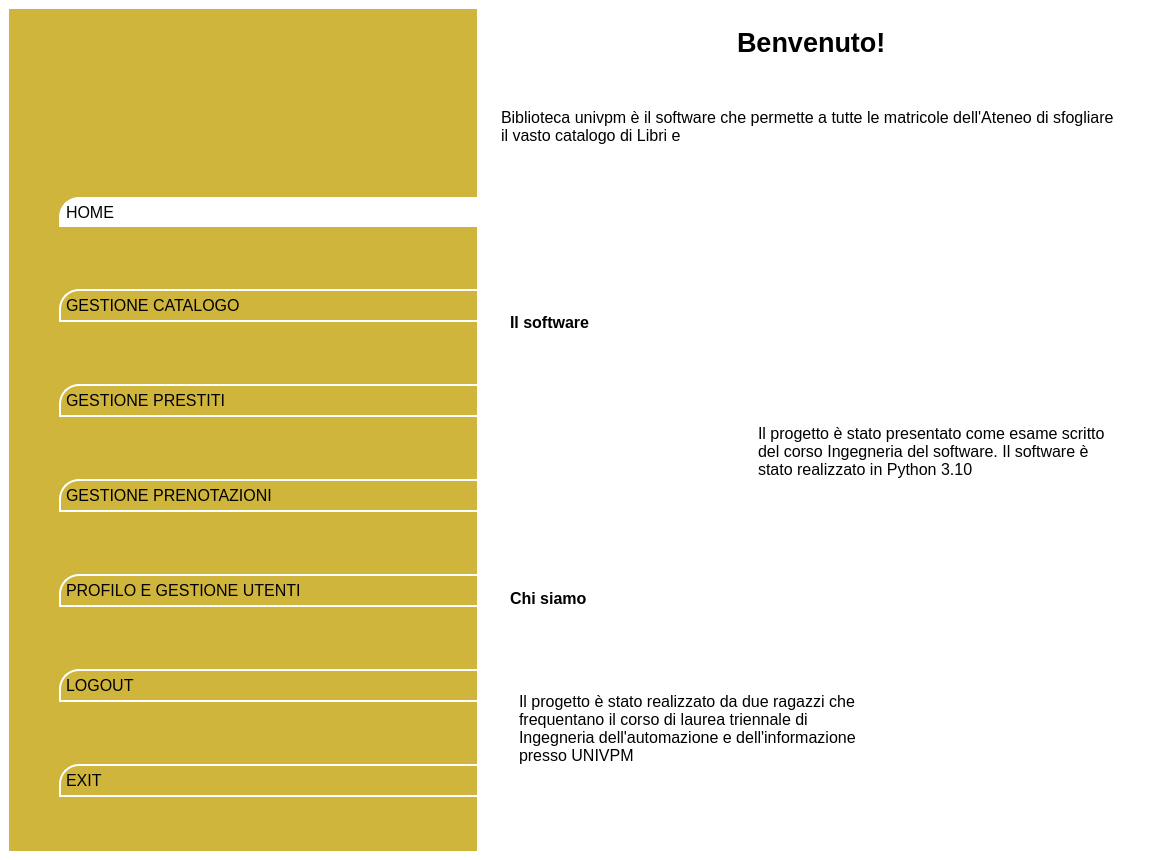
<?xml version="1.0" encoding="UTF-8"?>
<ui version="4.0">
 <class>MainWindow</class>
 <widget class="QMainWindow" name="MainWindow">
  <property name="geometry">
   <rect>
    <x>0</x>
    <y>0</y>
    <width>1150</width>
    <height>860</height>
   </rect>
  </property>
  <property name="maximumSize">
   <size>
    <width>1150</width>
    <height>860</height>
   </size>
  </property>
  <property name="windowTitle">
   <string>Biblioteca</string>
  </property>
  <property name="styleSheet">
   <string notr="true">background-color: rgb(255, 255, 255);</string>
  </property>
  <widget class="QWidget" name="centralwidget">
   <property name="styleSheet">
    <string notr="true">background-color: rgb(255, 255, 255);</string>
   </property>
   <layout class="QHBoxLayout" name="horizontalLayout">
    <item>
     <widget class="QWidget" name="leftMenu" native="true">
      <property name="sizePolicy">
       <sizepolicy hsizetype="Preferred" vsizetype="Preferred">
        <horstretch>0</horstretch>
        <verstretch>0</verstretch>
       </sizepolicy>
      </property>
      <property name="styleSheet">
       <string notr="true">background-color: rgb(207, 181, 59);
border: None</string>
      </property>
      <layout class="QVBoxLayout" name="verticalLayout_2">
       <property name="spacing">
        <number>0</number>
       </property>
       <property name="leftMargin">
        <number>50</number>
       </property>
       <property name="topMargin">
        <number>0</number>
       </property>
       <property name="rightMargin">
        <number>0</number>
       </property>
       <property name="bottomMargin">
        <number>0</number>
       </property>
       <item>
        <widget class="QFrame" name="frame_4">
         <property name="styleSheet">
          <string notr="true"/>
         </property>
         <property name="frameShape">
          <enum>QFrame::StyledPanel</enum>
         </property>
         <property name="frameShadow">
          <enum>QFrame::Raised</enum>
         </property>
         <layout class="QVBoxLayout" name="verticalLayout_4">
          <property name="leftMargin">
           <number>0</number>
          </property>
          <property name="topMargin">
           <number>0</number>
          </property>
          <property name="rightMargin">
           <number>0</number>
          </property>
          <property name="bottomMargin">
           <number>0</number>
          </property>
          <item>
           <widget class="QFrame" name="frame_5">
            <property name="sizePolicy">
             <sizepolicy hsizetype="Preferred" vsizetype="Fixed">
              <horstretch>0</horstretch>
              <verstretch>0</verstretch>
             </sizepolicy>
            </property>
            <property name="frameShape">
             <enum>QFrame::StyledPanel</enum>
            </property>
            <property name="frameShadow">
             <enum>QFrame::Raised</enum>
            </property>
            <layout class="QHBoxLayout" name="horizontalLayout_9">
             <item alignment="Qt::AlignTop">
              <widget class="QLabel" name="label_2">
               <property name="minimumSize">
                <size>
                 <width>400</width>
                 <height>112</height>
                </size>
               </property>
               <property name="maximumSize">
                <size>
                 <width>400</width>
                 <height>112</height>
                </size>
               </property>
               <property name="text">
                <string/>
               </property>
               <property name="pixmap">
                <pixmap>../Resources/logo biblioteca.png</pixmap>
               </property>
               <property name="scaledContents">
                <bool>true</bool>
               </property>
              </widget>
             </item>
            </layout>
           </widget>
          </item>
          <item>
           <widget class="QFrame" name="frame_6">
            <property name="sizePolicy">
             <sizepolicy hsizetype="Minimum" vsizetype="Expanding">
              <horstretch>0</horstretch>
              <verstretch>0</verstretch>
             </sizepolicy>
            </property>
            <property name="frameShape">
             <enum>QFrame::StyledPanel</enum>
            </property>
            <property name="frameShadow">
             <enum>QFrame::Raised</enum>
            </property>
            <layout class="QVBoxLayout" name="verticalLayout_5">
             <property name="spacing">
              <number>10</number>
             </property>
             <property name="leftMargin">
              <number>0</number>
             </property>
             <property name="topMargin">
              <number>0</number>
             </property>
             <property name="rightMargin">
              <number>0</number>
             </property>
             <property name="bottomMargin">
              <number>0</number>
             </property>
             <item>
              <widget class="QPushButton" name="homeButton">
               <property name="minimumSize">
                <size>
                 <width>0</width>
                 <height>30</height>
                </size>
               </property>
               <property name="maximumSize">
                <size>
                 <width>16777215</width>
                 <height>30</height>
                </size>
               </property>
               <property name="font">
                <font>
                 <pointsize>12</pointsize>
                </font>
               </property>
               <property name="styleSheet">
                <string notr="true">QPushButton#homeButton{
	text-align:left;
	padding:5px;
	border-top-left-radius:20px;
	border: 2px solid;
	border-color: rgb(255, 255, 255);
	border-right: None;
}
QPushButton#homeButton:hover{	
	background-color: rgb(255, 255, 255);
}
QPushButton#homeButton:checked{	
	background-color: rgb(255, 255, 255);
}</string>
               </property>
               <property name="text">
                <string>HOME</string>
               </property>
               <property name="icon">
                <iconset>
                 <normaloff>../Resources/home-icon.png</normaloff>../Resources/home-icon.png</iconset>
               </property>
               <property name="iconSize">
                <size>
                 <width>24</width>
                 <height>24</height>
                </size>
               </property>
               <property name="checkable">
                <bool>true</bool>
               </property>
               <property name="checked">
                <bool>true</bool>
               </property>
               <attribute name="buttonGroup">
                <string notr="true">buttonGroup</string>
               </attribute>
              </widget>
             </item>
             <item>
              <widget class="QPushButton" name="catalogoButton">
               <property name="sizePolicy">
                <sizepolicy hsizetype="Preferred" vsizetype="Fixed">
                 <horstretch>0</horstretch>
                 <verstretch>0</verstretch>
                </sizepolicy>
               </property>
               <property name="minimumSize">
                <size>
                 <width>0</width>
                 <height>0</height>
                </size>
               </property>
               <property name="maximumSize">
                <size>
                 <width>16777215</width>
                 <height>16777215</height>
                </size>
               </property>
               <property name="font">
                <font>
                 <pointsize>12</pointsize>
                </font>
               </property>
               <property name="styleSheet">
                <string notr="true">QPushButton#catalogoButton{
	text-align:left;
	padding:5px;
	border-top-left-radius:20px;
	border: 2px solid;
	border-color: rgb(255, 255, 255);
	border-right: None;
}
QPushButton#catalogoButton:hover{	
	background-color: rgb(255, 255, 255);
}
QPushButton#catalogoButton:checked{	
	background-color: rgb(255, 255, 255);
}
</string>
               </property>
               <property name="text">
                <string>GESTIONE CATALOGO</string>
               </property>
               <property name="icon">
                <iconset>
                 <normaloff>../Resources/book-icon.png</normaloff>../Resources/book-icon.png</iconset>
               </property>
               <property name="iconSize">
                <size>
                 <width>24</width>
                 <height>24</height>
                </size>
               </property>
               <property name="checkable">
                <bool>true</bool>
               </property>
               <property name="checked">
                <bool>false</bool>
               </property>
               <attribute name="buttonGroup">
                <string notr="true">buttonGroup</string>
               </attribute>
              </widget>
             </item>
             <item>
              <widget class="QPushButton" name="prestitiButton">
               <property name="sizePolicy">
                <sizepolicy hsizetype="Preferred" vsizetype="Fixed">
                 <horstretch>0</horstretch>
                 <verstretch>0</verstretch>
                </sizepolicy>
               </property>
               <property name="minimumSize">
                <size>
                 <width>0</width>
                 <height>0</height>
                </size>
               </property>
               <property name="maximumSize">
                <size>
                 <width>16777215</width>
                 <height>16777215</height>
                </size>
               </property>
               <property name="font">
                <font>
                 <pointsize>12</pointsize>
                </font>
               </property>
               <property name="styleSheet">
                <string notr="true">QPushButton#prestitiButton{
	text-align:left;
	padding:5px;
	border-top-left-radius:20px;
	border: 2px solid;
	border-color: rgb(255, 255, 255);
	border-right: None;
}
QPushButton#prestitiButton:hover{	
	background-color: rgb(255, 255, 255);
}
QPushButton#prestitiButton:checked{	
	background-color: rgb(255, 255, 255);
}
</string>
               </property>
               <property name="text">
                <string>GESTIONE PRESTITI</string>
               </property>
               <property name="icon">
                <iconset>
                 <normaloff>../Resources/book-icon.png</normaloff>../Resources/book-icon.png</iconset>
               </property>
               <property name="iconSize">
                <size>
                 <width>24</width>
                 <height>24</height>
                </size>
               </property>
               <property name="checkable">
                <bool>true</bool>
               </property>
               <property name="checked">
                <bool>false</bool>
               </property>
               <attribute name="buttonGroup">
                <string notr="true">buttonGroup</string>
               </attribute>
              </widget>
             </item>
             <item>
              <widget class="QPushButton" name="prenotazioniButton">
               <property name="font">
                <font>
                 <pointsize>12</pointsize>
                </font>
               </property>
               <property name="styleSheet">
                <string notr="true">QPushButton#prenotazioniButton{
	text-align:left;
	padding:5px;
	border-top-left-radius:20px;
	border: 2px solid;
	border-color: rgb(255, 255, 255);
	border-right: None;
}
QPushButton#prenotazioniButton:hover{	
	background-color: rgb(255, 255, 255);
}
QPushButton#prenotazioniButton:checked{	
	background-color: rgb(255, 255, 255);
}</string>
               </property>
               <property name="text">
                <string>GESTIONE PRENOTAZIONI</string>
               </property>
               <property name="icon">
                <iconset>
                 <normaloff>../Resources/booking-icon.svg</normaloff>../Resources/booking-icon.svg</iconset>
               </property>
               <property name="iconSize">
                <size>
                 <width>24</width>
                 <height>24</height>
                </size>
               </property>
               <property name="checkable">
                <bool>true</bool>
               </property>
               <attribute name="buttonGroup">
                <string notr="true">buttonGroup</string>
               </attribute>
              </widget>
             </item>
             <item>
              <widget class="QPushButton" name="profiloButton">
               <property name="font">
                <font>
                 <pointsize>12</pointsize>
                </font>
               </property>
               <property name="styleSheet">
                <string notr="true">QPushButton#profiloButton{
	text-align:left;
	padding:5px;
	border-top-left-radius:20px;
	border: 2px solid;
	border-color: rgb(255, 255, 255);
	border-right: None;
}
QPushButton#profiloButton:hover{	
	background-color: rgb(255, 255, 255);
}
QPushButton#profiloButton:checked{	
	background-color: rgb(255, 255, 255);
}</string>
               </property>
               <property name="text">
                <string>PROFILO E GESTIONE UTENTI</string>
               </property>
               <property name="icon">
                <iconset>
                 <normaloff>../Resources/user-icon.png</normaloff>../Resources/user-icon.png</iconset>
               </property>
               <property name="iconSize">
                <size>
                 <width>20</width>
                 <height>20</height>
                </size>
               </property>
               <property name="checkable">
                <bool>true</bool>
               </property>
               <attribute name="buttonGroup">
                <string notr="true">buttonGroup</string>
               </attribute>
              </widget>
             </item>
             <item>
              <widget class="QPushButton" name="logoutButton">
               <property name="font">
                <font>
                 <pointsize>12</pointsize>
                </font>
               </property>
               <property name="styleSheet">
                <string notr="true">QPushButton#logoutButton{
	text-align:left;
	padding:5px;
	border-top-left-radius:20px;
	border: 2px solid;
	border-color: rgb(255, 255, 255);
	border-right: None;
}

QPushButton#logoutButton:hover{	
	background-color: rgb(255, 255, 255);
}

QPushButton#logoutButton:checked{	
	background-color: rgb(255, 255, 255);
}</string>
               </property>
               <property name="text">
                <string>LOGOUT</string>
               </property>
               <property name="icon">
                <iconset>
                 <normaloff>../Resources/logout-icon.png</normaloff>../Resources/logout-icon.png</iconset>
               </property>
               <property name="iconSize">
                <size>
                 <width>20</width>
                 <height>20</height>
                </size>
               </property>
               <property name="checkable">
                <bool>true</bool>
               </property>
               <attribute name="buttonGroup">
                <string notr="true">buttonGroup</string>
               </attribute>
              </widget>
             </item>
             <item>
              <widget class="QPushButton" name="exitButton">
               <property name="font">
                <font>
                 <pointsize>12</pointsize>
                </font>
               </property>
               <property name="styleSheet">
                <string notr="true">QPushButton#exitButton{
	text-align:left;
	padding:5px;
	border-top-left-radius:20px;
	border: 2px solid;
	border-color: rgb(255, 255, 255);
	border-right: None;
}
QPushButton#exitButton:hover{	
	background-color: rgb(255, 255, 255);
}
QPushButton#exitButton:checked{	
	background-color: rgb(255, 255, 255);
}</string>
               </property>
               <property name="text">
                <string>EXIT</string>
               </property>
               <property name="icon">
                <iconset>
                 <normaloff>../Resources/exit icon.png</normaloff>../Resources/exit icon.png</iconset>
               </property>
               <property name="iconSize">
                <size>
                 <width>20</width>
                 <height>20</height>
                </size>
               </property>
               <property name="checkable">
                <bool>true</bool>
               </property>
               <attribute name="buttonGroup">
                <string notr="true">buttonGroup</string>
               </attribute>
              </widget>
             </item>
            </layout>
           </widget>
          </item>
         </layout>
        </widget>
       </item>
      </layout>
     </widget>
    </item>
    <item>
     <widget class="QWidget" name="mainBody" native="true">
      <layout class="QVBoxLayout" name="verticalLayout">
       <property name="spacing">
        <number>0</number>
       </property>
       <property name="leftMargin">
        <number>0</number>
       </property>
       <property name="topMargin">
        <number>0</number>
       </property>
       <property name="rightMargin">
        <number>0</number>
       </property>
       <property name="bottomMargin">
        <number>0</number>
       </property>
       <item>
        <widget class="QStackedWidget" name="stackedWidget">
         <property name="currentIndex">
          <number>0</number>
         </property>
         <widget class="QWidget" name="homePage">
          <layout class="QVBoxLayout" name="verticalLayout_7">
           <item alignment="Qt::AlignTop">
            <widget class="QWidget" name="widget_3" native="true">
             <layout class="QVBoxLayout" name="verticalLayout_8">
              <property name="spacing">
               <number>50</number>
              </property>
              <item alignment="Qt::AlignHCenter">
               <widget class="QLabel" name="label_4">
                <property name="sizePolicy">
                 <sizepolicy hsizetype="Preferred" vsizetype="Fixed">
                  <horstretch>0</horstretch>
                  <verstretch>0</verstretch>
                 </sizepolicy>
                </property>
                <property name="font">
                 <font>
                  <pointsize>20</pointsize>
                  <weight>75</weight>
                  <bold>true</bold>
                 </font>
                </property>
                <property name="text">
                 <string>Benvenuto!</string>
                </property>
               </widget>
              </item>
              <item>
               <widget class="QLabel" name="label_5">
                <property name="sizePolicy">
                 <sizepolicy hsizetype="Preferred" vsizetype="Fixed">
                  <horstretch>0</horstretch>
                  <verstretch>0</verstretch>
                 </sizepolicy>
                </property>
                <property name="font">
                 <font>
                  <pointsize>12</pointsize>
                  <stylestrategy>PreferDefault</stylestrategy>
                 </font>
                </property>
                <property name="autoFillBackground">
                 <bool>false</bool>
                </property>
                <property name="text">
                 <string>Biblioteca univpm è il software che permette a tutte le matricole dell'Ateneo di sfogliare il vasto catalogo di Libri e </string>
                </property>
                <property name="wordWrap">
                 <bool>true</bool>
                </property>
                <property name="margin">
                 <number>0</number>
                </property>
               </widget>
              </item>
             </layout>
            </widget>
           </item>
           <item>
            <widget class="QWidget" name="widget_2" native="true">
             <layout class="QVBoxLayout" name="verticalLayout_9">
              <item>
               <widget class="QWidget" name="widget_7" native="true">
                <property name="sizePolicy">
                 <sizepolicy hsizetype="Preferred" vsizetype="Fixed">
                  <horstretch>0</horstretch>
                  <verstretch>0</verstretch>
                 </sizepolicy>
                </property>
                <layout class="QVBoxLayout" name="verticalLayout_10">
                 <item alignment="Qt::AlignTop">
                  <widget class="QLabel" name="label_6">
                   <property name="font">
                    <font>
                     <pointsize>12</pointsize>
                     <weight>75</weight>
                     <bold>true</bold>
                    </font>
                   </property>
                   <property name="text">
                    <string>Il software</string>
                   </property>
                  </widget>
                 </item>
                </layout>
               </widget>
              </item>
              <item>
               <widget class="QWidget" name="widget_6" native="true">
                <layout class="QHBoxLayout" name="horizontalLayout_2">
                 <item>
                  <widget class="QWidget" name="widget_8" native="true">
                   <layout class="QVBoxLayout" name="verticalLayout_11">
                    <item>
                     <widget class="QLabel" name="label_7">
                      <property name="maximumSize">
                       <size>
                        <width>200</width>
                        <height>200</height>
                       </size>
                      </property>
                      <property name="text">
                       <string/>
                      </property>
                      <property name="pixmap">
                       <pixmap>../../../Desktop/progetto ING.SOF/code.jpeg</pixmap>
                      </property>
                      <property name="scaledContents">
                       <bool>true</bool>
                      </property>
                     </widget>
                    </item>
                   </layout>
                  </widget>
                 </item>
                 <item>
                  <widget class="QWidget" name="widget_9" native="true">
                   <layout class="QVBoxLayout" name="verticalLayout_12">
                    <item>
                     <widget class="QLabel" name="label_8">
                      <property name="font">
                       <font>
                        <pointsize>12</pointsize>
                       </font>
                      </property>
                      <property name="text">
                       <string>Il progetto è stato presentato come esame scritto del corso Ingegneria del software. Il software è stato realizzato in Python 3.10</string>
                      </property>
                      <property name="wordWrap">
                       <bool>true</bool>
                      </property>
                     </widget>
                    </item>
                   </layout>
                  </widget>
                 </item>
                </layout>
               </widget>
              </item>
             </layout>
            </widget>
           </item>
           <item>
            <widget class="QWidget" name="widget_5" native="true">
             <layout class="QVBoxLayout" name="verticalLayout_13">
              <item>
               <widget class="QWidget" name="widget_10" native="true">
                <property name="sizePolicy">
                 <sizepolicy hsizetype="Preferred" vsizetype="Fixed">
                  <horstretch>0</horstretch>
                  <verstretch>0</verstretch>
                 </sizepolicy>
                </property>
                <layout class="QVBoxLayout" name="verticalLayout_14">
                 <item>
                  <widget class="QLabel" name="label_9">
                   <property name="sizePolicy">
                    <sizepolicy hsizetype="Preferred" vsizetype="Fixed">
                     <horstretch>0</horstretch>
                     <verstretch>0</verstretch>
                    </sizepolicy>
                   </property>
                   <property name="font">
                    <font>
                     <pointsize>12</pointsize>
                     <weight>75</weight>
                     <bold>true</bold>
                    </font>
                   </property>
                   <property name="text">
                    <string>Chi siamo</string>
                   </property>
                  </widget>
                 </item>
                </layout>
               </widget>
              </item>
              <item>
               <widget class="QWidget" name="widget_11" native="true">
                <layout class="QHBoxLayout" name="horizontalLayout_4">
                 <item>
                  <widget class="QWidget" name="widget_12" native="true">
                   <layout class="QVBoxLayout" name="verticalLayout_15">
                    <item>
                     <widget class="QLabel" name="label_10">
                      <property name="font">
                       <font>
                        <pointsize>12</pointsize>
                       </font>
                      </property>
                      <property name="text">
                       <string>Il progetto è stato realizzato da due ragazzi che frequentano il corso di laurea triennale di Ingegneria dell'automazione e dell'informazione presso UNIVPM</string>
                      </property>
                      <property name="wordWrap">
                       <bool>true</bool>
                      </property>
                     </widget>
                    </item>
                   </layout>
                  </widget>
                 </item>
                 <item alignment="Qt::AlignHCenter">
                  <widget class="QWidget" name="widget_13" native="true">
                   <layout class="QVBoxLayout" name="verticalLayout_16">
                    <item>
                     <widget class="QLabel" name="label_11">
                      <property name="maximumSize">
                       <size>
                        <width>200</width>
                        <height>200</height>
                       </size>
                      </property>
                      <property name="text">
                       <string/>
                      </property>
                      <property name="pixmap">
                       <pixmap>../../../Desktop/progetto ING.SOF/logoUnivPM.png</pixmap>
                      </property>
                      <property name="scaledContents">
                       <bool>true</bool>
                      </property>
                     </widget>
                    </item>
                   </layout>
                  </widget>
                 </item>
                </layout>
               </widget>
              </item>
             </layout>
            </widget>
           </item>
          </layout>
         </widget>
        </widget>
       </item>
      </layout>
     </widget>
    </item>
   </layout>
  </widget>
 </widget>
 <resources/>
 <connections/>
 <buttongroups>
  <buttongroup name="buttonGroup"/>
 </buttongroups>
</ui>
